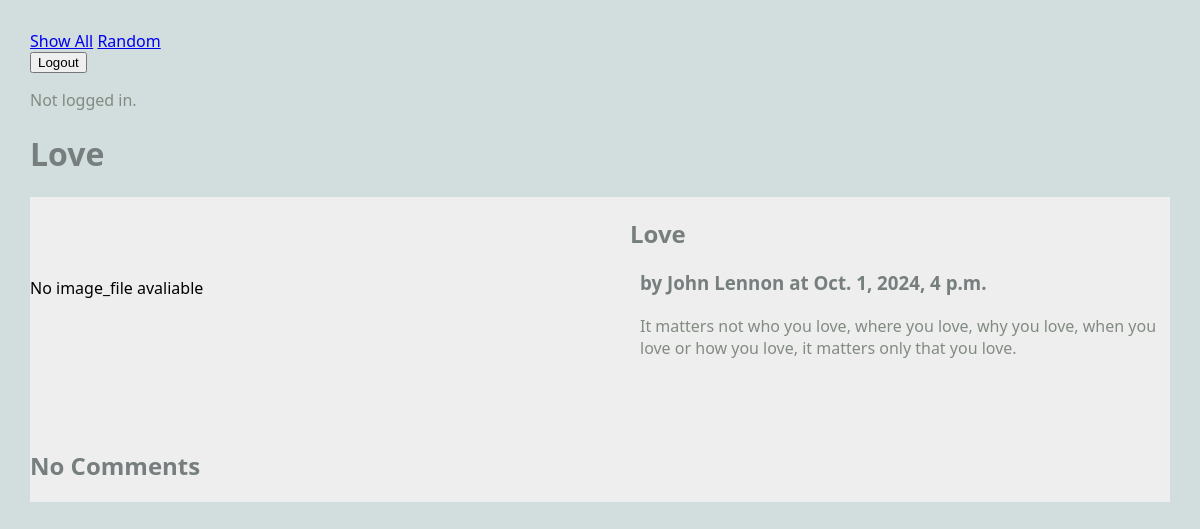
Screenshot of /blog/article/2 with the database file from the repository.
### blog/models.py (models this page shows, shortened)
class Article(models.Model):
    user = models.ForeignKey(User, on_delete=models.CASCADE)
    title = models.TextField(blank=False)
    author = models.TextField(blank=False)
    text = models.TextField(blank=False)
    published = models.DateTimeField(auto_now=True)
    image_file = models.ImageField(blank=True)
    def get_comments(self):
        comments = Comment.objects.filter(article=self)

### blog/views.py (the view)
# urls.py: path(r'article/<int:pk>', views.ArticleView.as_view(), name="article"), #NEW
class ArticleView(DetailView):
    model = Article
    template_name = "blog/article.html"
    context_object_name = "article"

### blog/templates/blog/article.html (shortened to what this page needs)
{% extends 'blog/base.html' %}
{% block content %}
<h1>{{article.title}}</h1>
<main class="grid-container">
    <article class="featured">
        {% if a.image_file %}
        <img src="{{article.image_file.url}}" alt="{{article.image_file.url}}">
        {% else %}
        No image_file avaliable
        {% endif %}
        <div>
            <h2>{{article.title}}</h2>
            <h3>by {{article.author}} at {{article.published}}</h3>
            <p>
                {{article.text}}
            </p>
        </div>
    </article>
    <div>
        {% if article.get_comments %}
            <h2>Comments</h2>
            {{article.get_comments}}
            {% for c in article.get_comments %}
            <div>
                <strong>by {{c.author}} at {{c.published}}</strong>
                <p>
                    {{c.text}}
                </p>
                <h4>
                    <a href="{% url 'create_comment'}"></a>
                </h4>
            </div>
            {% endfor %}
        {% else %}
            <h2>No Comments</h2>
            {% endif %}
    </div>
</main>
{% endblock %}

### static/styles.css (style rules this page uses)
body { margin: 30px; background: #d1dedd; font-family:'Segoe UI', Tahoma, Geneva, Verdana, sans-serif; }
h1, h2, h3 { color: #767f7e; }
p { color: #828b82; }
.grid-container { background: #eee; max-width: 900px; display: grid; grid-template-columns: repeat(3, 1fr); grid-gap: 10px; max-width: 1200px; margin: 20px auto; }
article.featured { grid-column: span 3; display: grid; gap: 60px; grid-template-columns: 1fr 1fr; align-items: center; border-bottom: 1px #bbc7c7; padding-bottom: 40px; }
article p, article h3 { margin: 20px 10px; }

### rows the page displays
Article: title "Love", author "John Lennon", published "Oct. 1, 2024, 4 p.m.", text "It matters not who you love, where you love, why you love, when you love or how you love, it matters only that you love."
